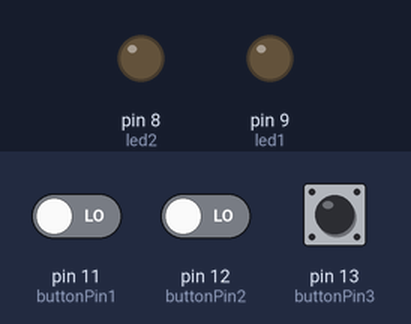
Bench run of a sketch on a simulated Arduino Uno, built with avr-gcc and run on an emulated ATmega328P. Parts: output pins drawn as LEDs (lit = HIGH). The inputs (shaded band) are chosen by the test bench; at power-on: pin 11 (buttonPin1) LOW, pin 12 (buttonPin2) LOW, pin 13 (buttonPin3) LOW.

Above: at 1.2 s.
1.3 s: pin 11 (buttonPin1) driven HIGH and pin 12 (buttonPin2) driven HIGH
At 1.8 s:
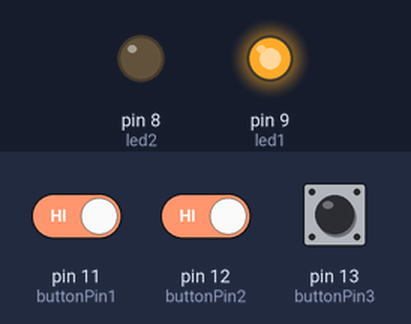
2.8 s: pin 13 (buttonPin3) pulled HIGH for 0.15 s
At 2.87 s:
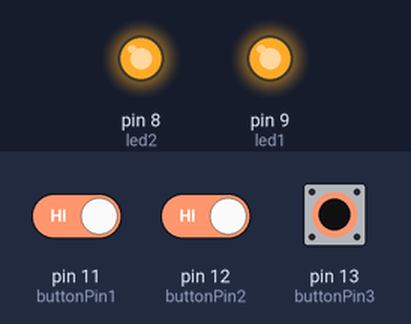
4.4 s: pin 13 (buttonPin3) pulled HIGH for 3.2 s
At 8.8 s:
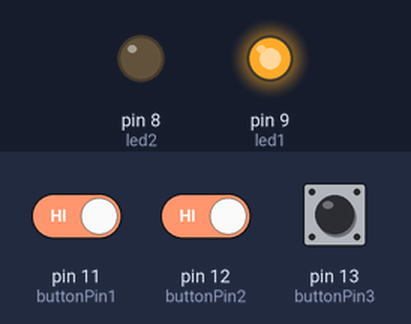
9.1 s: pin 11 (buttonPin1) driven LOW
At 10.1 s:
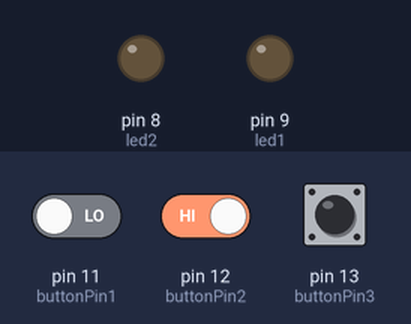
10.6 s: pin 13 (buttonPin3) pulled HIGH for 1 s
At 11.3 s:
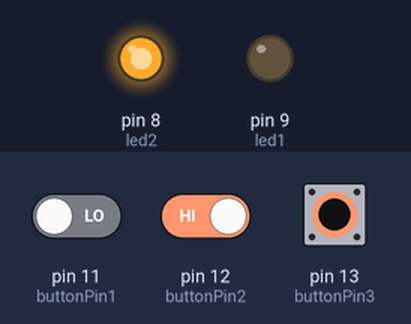
Timing chart, 0 to 13.6 s (numbered marks = the images above; inputs shaded):
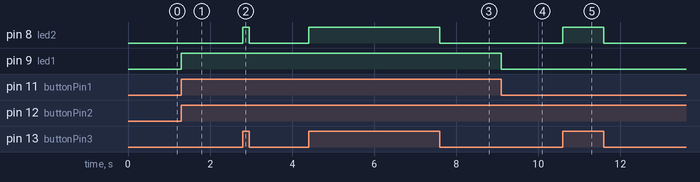

Measured:
- after the input at 1.3 s, pin 9 (led1): LOW → HIGH at once
- after the input at 2.8 s, pin 8 (led2): LOW → HIGH at once, → LOW 0.15 s later
- after the input at 4.4 s, pin 8 (led2): LOW → HIGH at once, → LOW 3.2 s later
- after the input at 9.1 s, pin 9 (led1): HIGH → LOW at once
- after the input at 10.6 s, pin 8 (led2): LOW → HIGH at once, → LOW 1.0 s later

The sketch:

3buttons.ino
```cpp
int led1 = 9;
int led2 = 8;
int buttonPin1 = 11;
int buttonState1 = 0;
int buttonPin2 = 12;
int buttonState2 = 0;
int buttonPin3 = 13;
int buttonState3 = 0;

void setup() {
  // put your setup code here, to run once:
  pinMode(led1, OUTPUT);
  pinMode(led2, OUTPUT);
  pinMode(buttonPin1, INPUT);
  pinMode(buttonPin2, INPUT);
  pinMode(buttonPin3, INPUT);
  Serial.begin(9600);
}

void loop() {
  // put your main code here, to run repeatedly:
  buttonState1 = digitalRead(buttonPin1);
  buttonState2 = digitalRead(buttonPin2);
  buttonState3 = digitalRead(buttonPin3);

  if(buttonState1 == HIGH && buttonState2 == HIGH){
    digitalWrite(led1, HIGH);
    }else{
      digitalWrite(led1, LOW);
      }

  if(buttonState2 == HIGH && buttonState3 == HIGH){
    digitalWrite(led2, HIGH);
    }else{
      digitalWrite(led2, LOW);
      }
}
```
